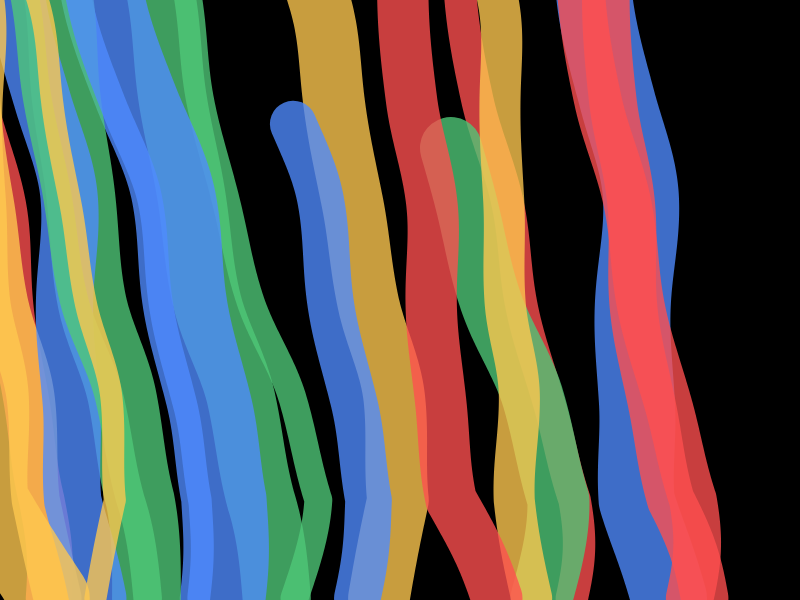
Frame 1 (no input)
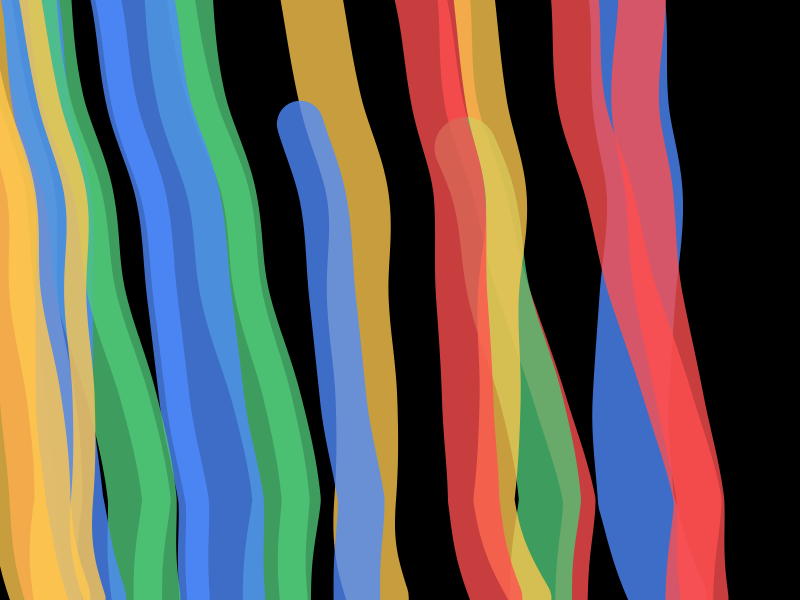
Frame 60 (no input)
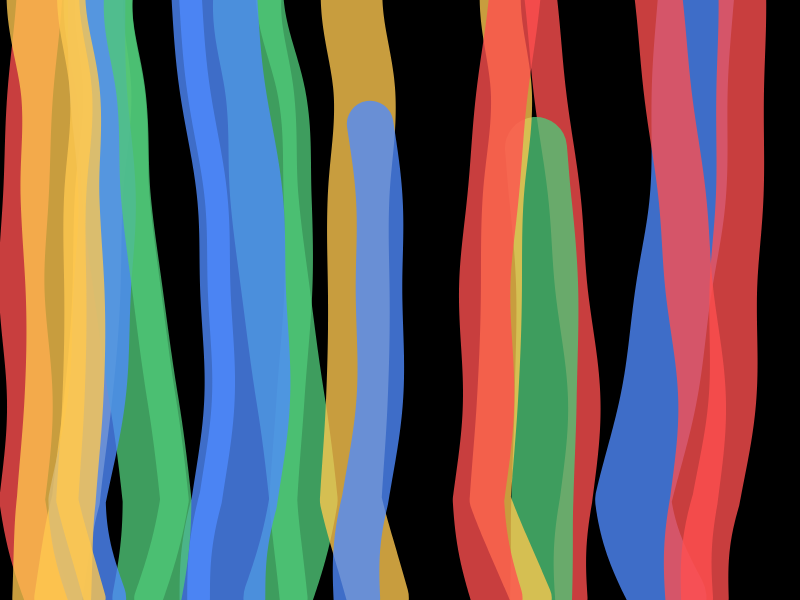
Frame 120 (the mouse pressed at the canvas centre since frame 60)

The p5.js sketch that drew these frames (run headless with seeded random() and noise() and a simulated clock; from frame 60 on, the mouse is pressed at the canvas centre):

// p5.js sketch
// ── sketch.js
let colors;
let anemones = [];  // 儲存每根海葵的固定屬性

function setup() {
  createCanvas(800, 600);
  noFill();
  colors = [
    color(255, 80,  80,  200),
    color(80,  200, 120, 200),
    color(80,  140, 255, 200),
    color(255, 200, 80,  200)
  ];

  // 預先產生每根海葵的固定屬性（避免每幀 random 造成閃爍）
  for (var j = 0; j < 20; j++) {
    anemones.push({
      xx:  random(width),
      rid: j,
      clr: colors[j % colors.length],
      sw:  random(20, 80),
      hh:  random(200, 600)
    });
  }
}

function draw() {
  translate(0, height);
  background(0);

  anemones.forEach(function(a) {
    anemone(a.xx, a.rid, a.clr, a.sw, a.hh);
  });
}

function anemone(xx, rid, clr, sw, hh) {
  beginShape();
  strokeWeight(sw);
  stroke(clr);
  for (var i = 0; i < hh; i++) {
    let deltaFactor = map(i, 0, 50, 0, 1, true);
    let deltaX = deltaFactor * (noise(i / 400, frameCount / 100, rid) - 0.5) * 200;
    let mouseFactor = map(i, 0, 500, 0, 1) * log(hh) / 10;
    let mouseDelta = map(mouseX, 0, width, -200, 200);
    curveVertex(xx + deltaX + mouseDelta * mouseFactor, -i * 2);
  }
  endShape();
}
